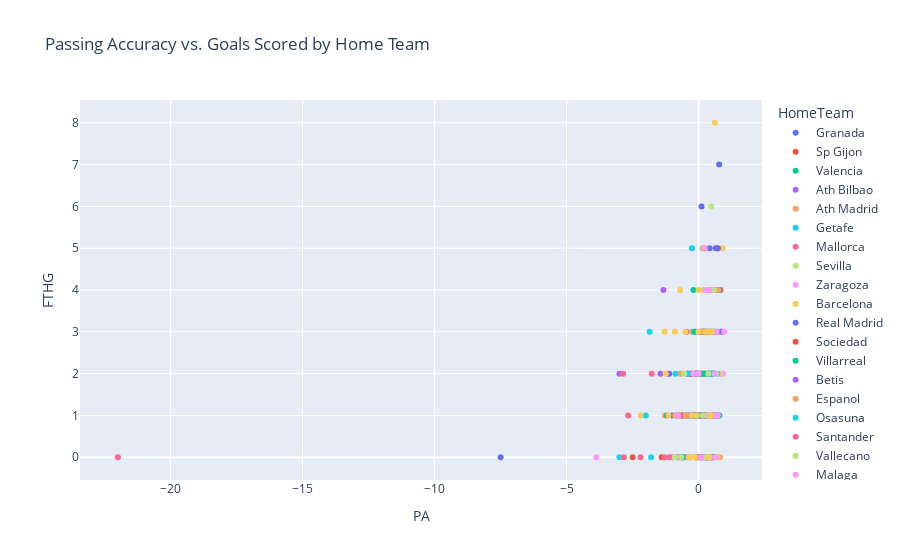

Notebook code for this chart:
### Markdown cell above
Now, let's create a scatter plot to examine the relationship between passing accuracy and the number of goals scored by a team.

### Code cell
fig = px.scatter(df, x='PA', y='FTHG', color='HomeTeam', title='Passing Accuracy vs. Goals Scored by Home Team')
fig.show()

### Figure 1 — Plotly figure (JSON) as saved in the notebook; plotly's stock layout.template omitted (floating-point values rounded to 4 significant figures)
{"data": [{"hovertemplate": "HomeTeam=Granada<br>PA=%{x}<br>FTHG=%{y}<extra></extra>", "legendgroup": "Granada", "marker": {"color": "#636efa", "symbol": "circle"}, "mode": "markers", "name": "Granada", "orientation": "v", "showlegend": true, "type": "scatter", "x": [-0.6364, -0.75, -1.0, -0.1111, -7.5, 0.125, -0.6364, 0.1538, 0.2353, 0.2, 0.4375, 0.6, 0.375, 0.3846, -0.05, -1.111, 0.3636, 0.4706, -0.1667], "xaxis": "x", "y": [0, 1, 1, 0, 0, 0, 1, 2, 2, 1, 2, 4, 0, 2, 0, 2, 1, 2, 1], "yaxis": "y"}, {"hovertemplate": "HomeTeam=Sp Gijon<br>PA=%{x}<br>FTHG=%{y}<extra></extra>", "legendgroup": "Sp Gijon", "marker": {"color": "#EF553B", "symbol": "circle"}, "mode": "markers", "name": "Sp Gijon", "orientation": "v", "showlegend": true, "type": "scatter", "x": [0.6471, 0.2667, 0.5, -2.5, -0.1875, 0.3636, 0.5263, -1.0, -0.8333, 0.09091, -0.1818, -0.6, -0.2, 0.5, 0.2143, 0.5417, 0.375, 0.5455, -0.25], "xaxis": "x", "y": [1, 0, 0, 0, 2, 1, 2, 0, 1, 2, 1, 1, 1, 2, 1, 3, 2, 2, 2], "yaxis": "y"}, {"hovertemplate": "HomeTeam=Valencia<br>PA=%{x}<br>FTHG=%{y}<extra></extra>", "legendgroup": "Valencia", "marker": {"color": "#00cc96", "symbol": "circle"}, "mode": "markers", "name": "Valencia", "orientation": "v", "showlegend": true, "type": "scatter", "x": [0.8462, 0.0, -0.1111, 0.3913, 0.7273, 0.3077, 0.2143, -0.125, -0.3846, 0.4167, 0.7727, -0.1, 0.6087, 0.7857, 0.25, -0.2, 0.4286, 0.5217, 0.4706], "xaxis": "x", "y": [4, 1, 2, 1, 1, 3, 2, 2, 2, 0, 4, 1, 2, 1, 1, 4, 4, 4, 1], "yaxis": "y"}, {"hovertemplate": "HomeTeam=Ath Bilbao<br>PA=%{x}<br>FTHG=%{y}<extra></extra>", "legendgroup": "Ath Bilbao", "marker": {"color": "#ab63fa", "symbol": "circle"}, "mode": "markers", "name": "Ath Bilbao", "orientation": "v", "showlegend": true, "type": "scatter", "x": [-0.3, 0.0, -0.5, 0.1538, 0.2143, -3.0, 0.2778, 0.625, 0.4545, 0.05882, 0.2, -0.4615, -0.1429, -1.0, 0.08333, 0.05556, 0.1538, -0.6364, 0.3125], "xaxis": "x", "y": [1, 2, 1, 3, 3, 2, 0, 1, 2, 3, 3, 3, 2, 0, 1, 1, 1, 0, 0], "yaxis": "y"}, {"hovertemplate": "HomeTeam=Ath Madrid<br>PA=%{x}<br>FTHG=%{y}<extra></extra>", "legendgroup": "Ath Madrid", "marker": {"color": "#FFA15A", "symbol": "circle"}, "mode": "markers", "name": "Ath Madrid", "orientation": "v", "showlegend": true, "type": "scatter", "x": [0.4286, 0.7647, 0.8421, 0.4667, 0.7, 0.3333, 0.6538, 0.3333, 0.8065, 0.85, 0.2222, 0.3, 0.2857, 0.8571, -0.25, -1.273, 0.2353, -0.2308, -0.4444], "xaxis": "x", "y": [0, 4, 4, 0, 1, 3, 3, 3, 0, 3, 0, 1, 2, 2, 3, 1, 3, 1, 2], "yaxis": "y"}, {"hovertemplate": "HomeTeam=Getafe<br>PA=%{x}<br>FTHG=%{y}<extra></extra>", "legendgroup": "Getafe", "marker": {"color": "#19d3f3", "symbol": "circle"}, "mode": "markers", "name": "Getafe", "orientation": "v", "showlegend": true, "type": "scatter", "x": [-0.125, -0.2857, 0.25, -0.75, 0.5385, 0.2143, -2.0, 0.6316, 0.3125, -1.8, 0.4211, 0.4706, -0.4545, -0.1111, -0.4, -0.25, -0.3333, -0.2222, -3.0], "xaxis": "x", "y": [1, 0, 1, 0, 2, 3, 1, 1, 0, 0, 1, 1, 1, 3, 2, 5, 1, 1, 0], "yaxis": "y"}, {"hovertemplate": "HomeTeam=Mallorca<br>PA=%{x}<br>FTHG=%{y}<extra></extra>", "legendgroup": "Mallorca", "marker": {"color": "#FF6692", "symbol": "circle"}, "mode": "markers", "name": "Mallorca", "orientation": "v", "showlegend": true, "type": "scatter", "x": [0.1818, -0.3333, 0.0, 0.09091, 0.2941, 0.2667, -0.08333, 0.4167, 0.5, -0.75, 0.4545, 0.3571, 0.3571, -1.778, -0.8, -0.4615, 0.08333, 0.25, 0.3], "xaxis": "x", "y": [1, 0, 2, 1, 1, 0, 2, 1, 1, 1, 1, 4, 1, 2, 0, 0, 1, 1, 1], "yaxis": "y"}, {"hovertemplate": "HomeTeam=Sevilla<br>PA=%{x}<br>FTHG=%{y}<extra></extra>", "legendgroup": "Sevilla", "marker": {"color": "#B6E880", "symbol": "circle"}, "mode": "markers", "name": "Sevilla", "orientation": "v", "showlegend": true, "type": "scatter", "x": [0.6, 0.2667, -0.1667, 0.25, 0.5909, 0.5161, -0.75, 0.6, 0.1053, 0.5789, 0.2, 0.3529, 0.55, -0.4167, 0.4667, 0.5455, 0.6818, -0.25, 0.1333], "xaxis": "x", "y": [2, 1, 1, 2, 2, 1, 1, 3, 2, 0, 1, 2, 1, 0, 3, 3, 1, 1, 5], "yaxis": "y"}, {"hovertemplate": "HomeTeam=Zaragoza<br>PA=%{x}<br>FTHG=%{y}<extra></extra>", "legendgroup": "Zaragoza", "marker": {"color": "#FF97FF", "symbol": "circle"}, "mode": "markers", "name": "Zaragoza", "orientation": "v", "showlegend": true, "type": "scatter", "x": [-3.875, -0.1667, -0.125, -0.625, -0.875, 0.4615, -0.07692, -1.0, 0.4, 0.1, 0.2308, 0.08333, 0.4706, 0.0, 0.0, -0.25, 0.619, 0.08333, 0.931], "xaxis": "x", "y": [0, 2, 0, 2, 0, 2, 0, 0, 1, 1, 0, 2, 1, 1, 1, 1, 2, 1, 2], "yaxis": "y"}, {"hovertemplate": "HomeTeam=Barcelona<br>PA=%{x}<br>FTHG=%{y}<extra></extra>", "legendgroup": "Barcelona", "marker": {"color": "#FECB52", "symbol": "circle"}, "mode": "markers", "name": "Barcelona", "orientation": "v", "showlegend": true, "type": "scatter", "x": [0.7222, 0.6111, 0.6667, 0.8421, 0.7143, 0.8889, 0.8519, 0.1667, 0.6667, 0.375, 0.5556, 0.9062, 0.7333, 0.6667, 0.8, 0.8571, 0.0, 0.0, 0.2857], "xaxis": "x", "y": [5, 8, 5, 3, 0, 5, 4, 4, 5, 4, 2, 5, 3, 5, 2, 4, 1, 4, 4], "yaxis": "y"}, {"hovertemplate": "HomeTeam=Real Madrid<br>PA=%{x}<br>FTHG=%{y}<extra></extra>", "legendgroup": "Real Madrid", "marker": {"color": "#636efa", "symbol": "circle"}, "mode": "markers", "name": "Real Madrid", "orientation": "v", "showlegend": true, "type": "scatter", "x": [0.6154, 0.1111, 0.5455, 0.6923, 0.7778, 0.75, 0.2941, 0.6571, 0.4348, 0.4444, 0.8077, 0.6522, 0.7273, 0.7222, 0.4211, 0.4848, 0.875, 0.3333, 0.5217], "xaxis": "x", "y": [4, 6, 4, 3, 7, 4, 1, 5, 4, 3, 4, 4, 5, 1, 5, 0, 3, 3, 4], "yaxis": "y"}, {"hovertemplate": "HomeTeam=Sociedad<br>PA=%{x}<br>FTHG=%{y}<extra></extra>", "legendgroup": "Sociedad", "marker": {"color": "#EF553B", "symbol": "circle"}, "mode": "markers", "name": "Sociedad", "orientation": "v", "showlegend": true, "type": "scatter", "x": [-0.3, -0.07143, -0.06667, 0.0, -1.4, -0.5833, 0.1538, 0.55, 0.0625, 0.2143, -0.08333, 0.07692, 0.4615, -0.1111, 0.4, 0.2941, 0.2778, 0.1765, -0.4615], "xaxis": "x", "y": [2, 1, 1, 0, 0, 0, 3, 0, 0, 5, 2, 1, 3, 1, 4, 1, 1, 3, 1], "yaxis": "y"}, {"hovertemplate": "HomeTeam=Villarreal<br>PA=%{x}<br>FTHG=%{y}<extra></extra>", "legendgroup": "Villarreal", "marker": {"color": "#00cc96", "symbol": "circle"}, "mode": "markers", "name": "Villarreal", "orientation": "v", "showlegend": true, "type": "scatter", "x": [0.09091, 0.3077, 0.36, 0.4, 0.1818, -0.2727, 0.5789, 0.0, 0.4286, -0.6, -0.1667, 0.381, 0.5625, -1.2, 0.1111, 0.0, 0.6316, 0.55, -0.1], "xaxis": "x", "y": [2, 2, 2, 0, 2, 1, 1, 2, 3, 0, 3, 2, 1, 1, 0, 2, 1, 1, 0], "yaxis": "y"}, {"hovertemplate": "HomeTeam=Betis<br>PA=%{x}<br>FTHG=%{y}<extra></extra>", "legendgroup": "Betis", "marker": {"color": "#ab63fa", "symbol": "circle"}, "mode": "markers", "name": "Betis", "orientation": "v", "showlegend": true, "type": "scatter", "x": [0.625, -1.333, 0.6, 0.3333, 0.1, 0.45, 0.6111, 0.4211, 0.0625, 0.25, 0.64, 0.4615, -0.4286, -0.3333, 0.3889, 0.3125, 0.5, -1.444, -1.2], "xaxis": "x", "y": [1, 4, 0, 0, 0, 2, 2, 2, 1, 1, 2, 1, 2, 1, 1, 3, 1, 2, 2], "yaxis": "y"}, {"hovertemplate": "HomeTeam=Espanol<br>PA=%{x}<br>FTHG=%{y}<extra></extra>", "legendgroup": "Espanol", "marker": {"color": "#FFA15A", "symbol": "circle"}, "mode": "markers", "name": "Espanol", "orientation": "v", "showlegend": true, "type": "scatter", "x": [-0.7, 0.4375, -0.06667, 0.4706, 0.4737, 0.25, 0.5, 0.2857, 0.125, -0.1667, 0.2857, 0.5, 0.2353, 0.4667, -0.5, 0.5926, 0.75, 0.3889, -0.8889], "xaxis": "x", "y": [2, 1, 0, 1, 0, 1, 4, 1, 3, 1, 0, 1, 5, 3, 1, 2, 4, 0, 1], "yaxis": "y"}, {"hovertemplate": "HomeTeam=Osasuna<br>PA=%{x}<br>FTHG=%{y}<extra></extra>", "legendgroup": "Osasuna", "marker": {"color": "#19d3f3", "symbol": "circle"}, "mode": "markers", "name": "Osasuna", "orientation": "v", "showlegend": true, "type": "scatter", "x": [0.5238, 0.2667, -0.4, 0.625, -0.07692, 0.1, -0.875, 0.5263, -0.625, 0.25, 0.4706, -1.857, -0.06667, 0.0, 0.3684, 0.0, 0.7143, -0.1667, 0.2778], "xaxis": "x", "y": [2, 0, 2, 3, 2, 0, 2, 2, 0, 1, 0, 3, 2, 2, 0, 1, 2, 1, 1], "yaxis": "y"}, {"hovertemplate": "HomeTeam=Santander<br>PA=%{x}<br>FTHG=%{y}<extra></extra>", "legendgroup": "Santander", "marker": {"color": "#FF6692", "symbol": "circle"}, "mode": "markers", "name": "Santander", "orientation": "v", "showlegend": true, "type": "scatter", "x": [-0.375, -2.2, -0.2857, 0.3, -2.667, -0.7273, 0.25, 0.1818, 0.4286, 0.1667, 0.0, -2.833, 0.2105, -22.0, -1.111, -1.286, 0.2941, 0.1818, -2.857], "xaxis": "x", "y": [0, 0, 1, 0, 1, 1, 1, 0, 1, 1, 2, 0, 1, 0, 0, 0, 0, 0, 2], "yaxis": "y"}, {"hovertemplate": "HomeTeam=Vallecano<br>PA=%{x}<br>FTHG=%{y}<extra></extra>", "legendgroup": "Vallecano", "marker": {"color": "#B6E880", "symbol": "circle"}, "mode": "markers", "name": "Vallecano", "orientation": "v", "showlegend": true, "type": "scatter", "x": [0.65, 0.3571, -0.6667, 0.6667, 0.2308, 0.1667, 0.3158, -0.5455, -0.3333, 0.3684, 0.6154, -0.2857, 0.5909, 0.4615, 0.3158, 0.4737, 0.25, -0.9, 0.3333], "xaxis": "x", "y": [0, 1, 0, 2, 4, 1, 1, 2, 0, 2, 2, 0, 4, 3, 0, 6, 0, 0, 1], "yaxis": "y"}, {"hovertemplate": "HomeTeam=Malaga<br>PA=%{x}<br>FTHG=%{y}<extra></extra>", "legendgroup": "Malaga", "marker": {"color": "#FF97FF", "symbol": "circle"}, "mode": "markers", "name": "Malaga", "orientation": "v", "showlegend": true, "type": "scatter", "x": [0.4, 0.3846, 0.6842, 0.4286, 0.6316, -0.2, 0.6316, 0.09091, -0.7778, 0.0, 0.5294, 0.2222, 0.5833, 0.2667, 0.65, 0.9667, 0.4737, 0.6875, 0.7273], "xaxis": "x", "y": [4, 1, 3, 0, 2, 2, 1, 0, 1, 2, 3, 5, 1, 4, 0, 3, 1, 1, 1], "yaxis": "y"}, {"hovertemplate": "HomeTeam=Levante<br>PA=%{x}<br>FTHG=%{y}<extra></extra>", "legendgroup": "Levante", "marker": {"color": "#FECB52", "symbol": "circle"}, "mode": "markers", "name": "Levante", "orientation": "v", "showlegend": true, "type": "scatter", "x": [-0.2727, -0.5, 0.5, -0.9, 0.3846, -0.7, -1.143, -0.375, -0.1667, 0.4444, -0.07143, 0.3684, -1.286, 0.4545, 0.4, -1.25, -2.2, 0.0, 0.25], "xaxis": "x", "y": [1, 3, 3, 3, 0, 4, 1, 0, 0, 1, 1, 3, 3, 1, 0, 2, 1, 3, 3], "yaxis": "y"}], "layout": {"legend": {"title": {"text": "HomeTeam"}, "tracegroupgap": 0}, "title": {"text": "Passing Accuracy vs. Goals Scored by Home Team"}, "xaxis": {"anchor": "y", "domain": [0, 1], "title": {"text": "PA"}}, "yaxis": {"anchor": "x", "domain": [0, 1], "title": {"text": "FTHG"}}}}
